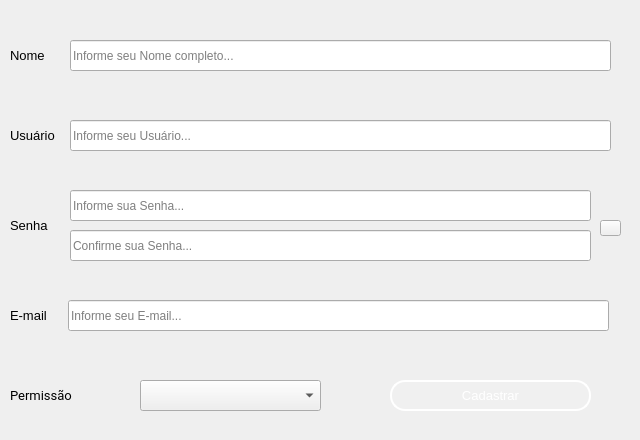
     <widget class="QWidget" name="page_6">
      <widget class="QComboBox" name="comboBox">
       <property name="geometry">
        <rect>
         <x>140</x>
         <y>380</y>
         <width>181</width>
         <height>31</height>
        </rect>
       </property>
      </widget>
      <widget class="QLineEdit" name="lineEdit_email_2">
       <property name="geometry">
        <rect>
         <x>68</x>
         <y>300</y>
         <width>541</width>
         <height>31</height>
        </rect>
       </property>
       <property name="placeholderText">
        <string>Informe seu E-mail...</string>
       </property>
      </widget>
      <widget class="QLabel" name="label_email_2">
       <property name="geometry">
        <rect>
         <x>10</x>
         <y>280</y>
         <width>621</width>
         <height>71</height>
        </rect>
       </property>
       <property name="font">
        <font>
         <pointsize>10</pointsize>
        </font>
       </property>
       <property name="text">
        <string>E-mail  </string>
       </property>
      </widget>
      <widget class="QLabel" name="label_80">
       <property name="geometry">
        <rect>
         <x>10</x>
         <y>360</y>
         <width>351</width>
         <height>71</height>
        </rect>
       </property>
       <property name="font">
        <font>
         <family>Roboto</family>
         <pointsize>10</pointsize>
        </font>
       </property>
       <property name="text">
        <string>Permissão</string>
       </property>
      </widget>
      <widget class="QLineEdit" name="lineEdit_user">
       <property name="geometry">
        <rect>
         <x>70</x>
         <y>120</y>
         <width>541</width>
         <height>31</height>
        </rect>
       </property>
       <property name="placeholderText">
        <string>Informe seu Usuário...</string>
       </property>
      </widget>
      <widget class="QLineEdit" name="lineEdit_passwrd">
       <property name="geometry">
        <rect>
         <x>70</x>
         <y>190</y>
         <width>521</width>
         <height>31</height>
        </rect>
       </property>
       <property name="placeholderText">
        <string>Informe sua Senha...</string>
       </property>
      </widget>
      <widget class="QLabel" name="label_user_6">
       <property name="geometry">
        <rect>
         <x>10</x>
         <y>100</y>
         <width>621</width>
         <height>71</height>
        </rect>
       </property>
       <property name="font">
        <font>
         <pointsize>10</pointsize>
        </font>
       </property>
       <property name="text">
        <string>Usuário</string>
       </property>
      </widget>
      <widget class="QPushButton" name="passButton_view">
       <property name="geometry">
        <rect>
         <x>600</x>
         <y>220</y>
         <width>21</width>
         <height>16</height>
        </rect>
       </property>
       <property name="text">
        <string/>
       </property>
      </widget>
      <widget class="QPushButton" name="Button_cadstr_2">
       <property name="geometry">
        <rect>
         <x>390</x>
         <y>380</y>
         <width>201</width>
         <height>31</height>
        </rect>
       </property>
       <property name="font">
        <font>
         <pointsize>10</pointsize>
        </font>
       </property>
       <property name="styleSheet">
        <string notr="true">QPushButton {
    background-color: rgba(255, 255, 255, 0.5);
    border: 5px solid rgba(255, 255, 255, 0.3); /* Borda branca translúcida */
    color: #333333; /* Texto totalmente opaco */
}

QPushButton:hover {
    background-color: rgba(207, 216, 220, 100);
    border-color:rgba(255, 255, 255,255);
    
}

QPushButton:pressed {
    background-color: #A0B2C8; /* Azul acinzentado */
border-color: #003366; /* Azul escuro */
color: #003366;
}
 QPushButton{border: 2px solid rgba(255, 255, 255, 200);
    border-radius: 15px;
    background-color: rgba(0, 0, 0, 0); /* Totalmente transparente */
    
    /* Espaçamento interno */
    padding: 5px 15px;
    
    /* Cor do texto */
    color: white;
    
    /* Melhora a renderização */
    background-clip: padding-box;
}

/* Efeito ao focar */
QPushButton {
    border: 2px solid rgba(255, 255, 255, 255);
    background-color: rgba(255, 255, 255, 20);
}</string>
       </property>
       <property name="text">
        <string>Cadastrar</string>
       </property>
      </widget>
      <widget class="QLineEdit" name="lineEdit_passwrd_2">
       <property name="geometry">
        <rect>
         <x>70</x>
         <y>230</y>
         <width>521</width>
         <height>31</height>
        </rect>
       </property>
       <property name="placeholderText">
        <string>Confirme sua Senha...</string>
       </property>
      </widget>
      <widget class="QLabel" name="label_passwrd">
       <property name="geometry">
        <rect>
         <x>10</x>
         <y>180</y>
         <width>621</width>
         <height>91</height>
        </rect>
       </property>
       <property name="font">
        <font>
         <pointsize>10</pointsize>
        </font>
       </property>
       <property name="text">
        <string>Senha</string>
       </property>
      </widget>
      <widget class="QLabel" name="label_name_2">
       <property name="geometry">
        <rect>
         <x>10</x>
         <y>20</y>
         <width>621</width>
         <height>71</height>
        </rect>
       </property>
       <property name="font">
        <font>
         <pointsize>10</pointsize>
        </font>
       </property>
       <property name="text">
        <string>Nome   </string>
       </property>
      </widget>
      <widget class="QLineEdit" name="lineEdit_name_2">
       <property name="geometry">
        <rect>
         <x>70</x>
         <y>40</y>
         <width>541</width>
         <height>31</height>
        </rect>
       </property>
       <property name="placeholderText">
        <string>Informe seu Nome completo...</string>
       </property>
      </widget>
      <zorder>label_email_2</zorder>
      <zorder>label_80</zorder>
      <zorder>label_user_6</zorder>
      <zorder>label_passwrd</zorder>
      <zorder>passButton_view</zorder>
      <zorder>Button_cadstr_2</zorder>
      <zorder>lineEdit_passwrd_2</zorder>
      <zorder>label_name_2</zorder>
      <zorder>lineEdit_name_2</zorder>
      <zorder>lineEdit_passwrd</zorder>
      <zorder>lineEdit_user</zorder>
      <zorder>comboBox</zorder>
      <zorder>lineEdit_email_2</zorder>
     </widget>
